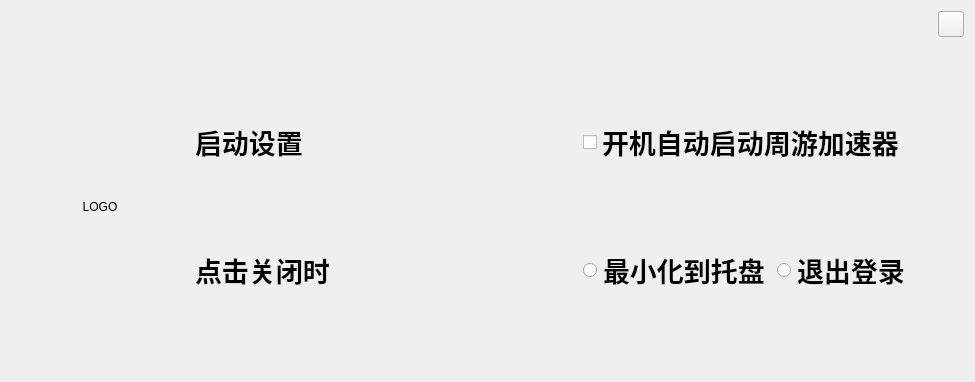
<?xml version="1.0" encoding="UTF-8"?>
<ui version="4.0">
 <class>SystemSettingWidget</class>
 <widget class="QWidget" name="SystemSettingWidget">
  <property name="geometry">
   <rect>
    <x>0</x>
    <y>0</y>
    <width>975</width>
    <height>382</height>
   </rect>
  </property>
  <property name="minimumSize">
   <size>
    <width>975</width>
    <height>382</height>
   </size>
  </property>
  <property name="maximumSize">
   <size>
    <width>975</width>
    <height>382</height>
   </size>
  </property>
  <property name="windowTitle">
   <string>SystemSettingWidget</string>
  </property>
  <layout class="QGridLayout" name="gridLayout">
   <item row="0" column="0">
    <layout class="QVBoxLayout" name="verticalLayout_3">
     <item>
      <layout class="QHBoxLayout" name="horizontalLayout_4">
       <item>
        <spacer name="horizontalSpacer">
         <property name="orientation">
          <enum>Qt::Horizontal</enum>
         </property>
         <property name="sizeHint" stdset="0">
          <size>
           <width>40</width>
           <height>20</height>
          </size>
         </property>
        </spacer>
       </item>
       <item>
        <widget class="QPushButton" name="closeBtn">
         <property name="minimumSize">
          <size>
           <width>26</width>
           <height>26</height>
          </size>
         </property>
         <property name="maximumSize">
          <size>
           <width>26</width>
           <height>26</height>
          </size>
         </property>
         <property name="text">
          <string/>
         </property>
        </widget>
       </item>
      </layout>
     </item>
     <item>
      <layout class="QHBoxLayout" name="horizontalLayout_5">
       <item>
        <layout class="QVBoxLayout" name="verticalLayout_2">
         <item>
          <spacer name="verticalSpacer">
           <property name="orientation">
            <enum>Qt::Vertical</enum>
           </property>
           <property name="sizeHint" stdset="0">
            <size>
             <width>20</width>
             <height>40</height>
            </size>
           </property>
          </spacer>
         </item>
         <item>
          <widget class="QLabel" name="label">
           <property name="minimumSize">
            <size>
             <width>178</width>
             <height>178</height>
            </size>
           </property>
           <property name="maximumSize">
            <size>
             <width>178</width>
             <height>178</height>
            </size>
           </property>
           <property name="text">
            <string>LOGO</string>
           </property>
           <property name="alignment">
            <set>Qt::AlignCenter</set>
           </property>
          </widget>
         </item>
         <item>
          <spacer name="verticalSpacer_2">
           <property name="orientation">
            <enum>Qt::Vertical</enum>
           </property>
           <property name="sizeHint" stdset="0">
            <size>
             <width>20</width>
             <height>40</height>
            </size>
           </property>
          </spacer>
         </item>
        </layout>
       </item>
       <item>
        <layout class="QVBoxLayout" name="verticalLayout">
         <item>
          <layout class="QHBoxLayout" name="horizontalLayout">
           <item>
            <widget class="QLabel" name="label_2">
             <property name="font">
              <font>
               <family>Arial</family>
               <pointsize>20</pointsize>
               <weight>75</weight>
               <bold>true</bold>
              </font>
             </property>
             <property name="text">
              <string>启动设置</string>
             </property>
            </widget>
           </item>
           <item>
            <widget class="QCheckBox" name="autoStartBox">
             <property name="font">
              <font>
               <family>Arial</family>
               <pointsize>20</pointsize>
               <weight>75</weight>
               <bold>true</bold>
              </font>
             </property>
             <property name="text">
              <string>开机自动启动周游加速器</string>
             </property>
             <property name="iconSize">
              <size>
               <width>16</width>
               <height>16</height>
              </size>
             </property>
            </widget>
           </item>
          </layout>
         </item>
         <item>
          <layout class="QHBoxLayout" name="horizontalLayout_3">
           <item>
            <widget class="QLabel" name="label_3">
             <property name="font">
              <font>
               <family>Arial</family>
               <pointsize>20</pointsize>
               <weight>75</weight>
               <bold>true</bold>
              </font>
             </property>
             <property name="text">
              <string>点击关闭时</string>
             </property>
            </widget>
           </item>
           <item>
            <layout class="QHBoxLayout" name="horizontalLayout_2">
             <item>
              <widget class="QRadioButton" name="trayBtn">
               <property name="font">
                <font>
                 <family>Arial</family>
                 <pointsize>20</pointsize>
                 <weight>75</weight>
                 <bold>true</bold>
                </font>
               </property>
               <property name="text">
                <string>最小化到托盘</string>
               </property>
              </widget>
             </item>
             <item>
              <widget class="QRadioButton" name="exitBtn">
               <property name="sizeIncrement">
                <size>
                 <width>0</width>
                 <height>0</height>
                </size>
               </property>
               <property name="font">
                <font>
                 <family>Arial</family>
                 <pointsize>20</pointsize>
                 <weight>75</weight>
                 <bold>true</bold>
                </font>
               </property>
               <property name="text">
                <string>退出登录</string>
               </property>
              </widget>
             </item>
            </layout>
           </item>
          </layout>
         </item>
        </layout>
       </item>
      </layout>
     </item>
    </layout>
   </item>
  </layout>
 </widget>
 <layoutdefault spacing="6" margin="11"/>
 <tabstops>
  <tabstop>autoStartBox</tabstop>
  <tabstop>trayBtn</tabstop>
  <tabstop>exitBtn</tabstop>
  <tabstop>closeBtn</tabstop>
 </tabstops>
 <resources/>
 <connections/>
</ui>
